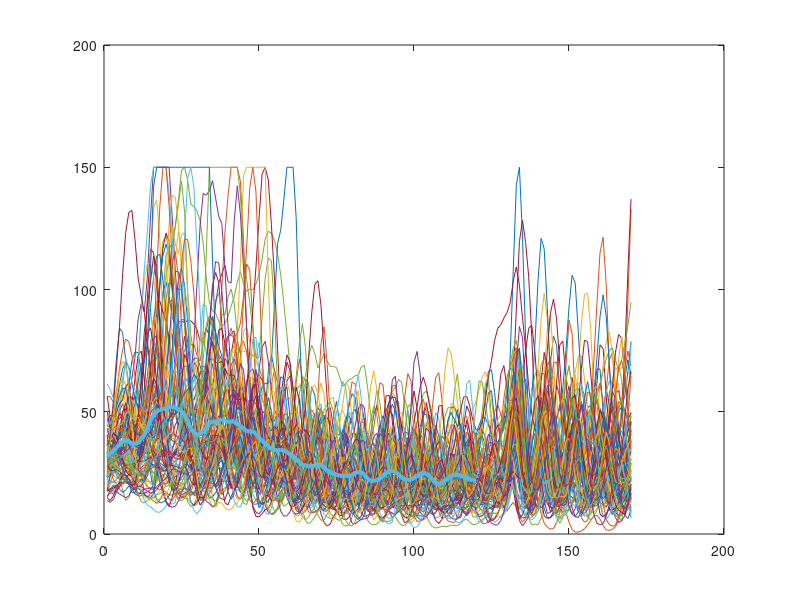
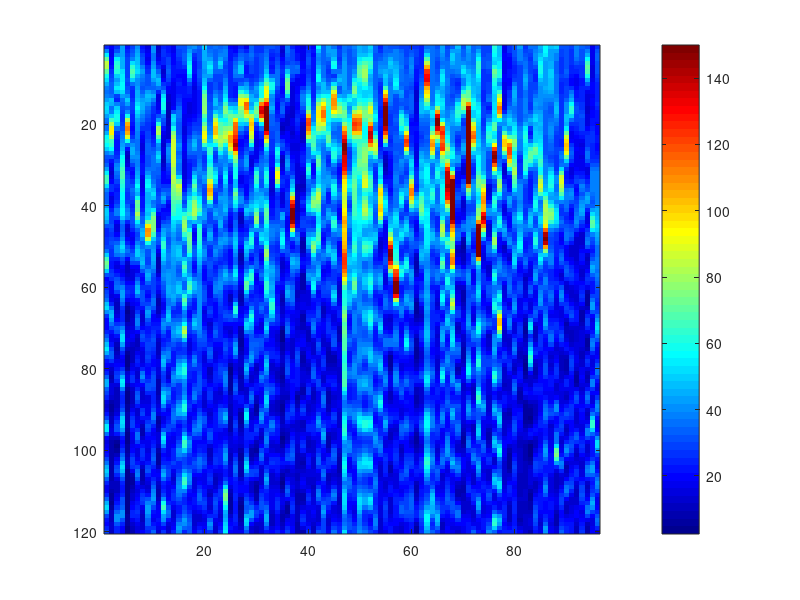

Write MATLAB code to recreate these figures, in order. (Note: this script raises an error after producing the figures.)
clear all; close all; clc
%%% Here we calculate the Fourier Spectrum of oscillations
A = load('MdmxsiRNA_data.mat');
Before = zeros(170,96);
During = zeros(170,96);
After = zeros(170,96);
All = zeros(120,96);
cg = 0;
Cel = zeros(170*2+1,96);
CH = zeros(96,1);
x = linspace(-170,170,341);
for i = 1:101
    i;
    F1m = A.data(1,i).mitosis{1};
    F1 = A.data(:,i).YFP;
    if (F1(end)>0)
        M = min(F1m);
        if (M == 0)
            M = 1;
        end
        
        cg = cg+1;
        g = find(F1(F1m(1)+1:F1m(1)+15) == max(F1(F1m(1)+1:F1m(1)+15)))+F1m(1)+1;
        xg = find(F1 > 150);
        if (xg > 0);
            F1(xg) = 150;
        end
%         F1 = F1/mean(F1);
        All(:,cg) = F1(1:120);
        plot(F1); hold on
    end
    
end
plot(mean(All'),'LineWidth',3)

figure
imagesc(All)
colorbar
colormap('jet')
goodplot